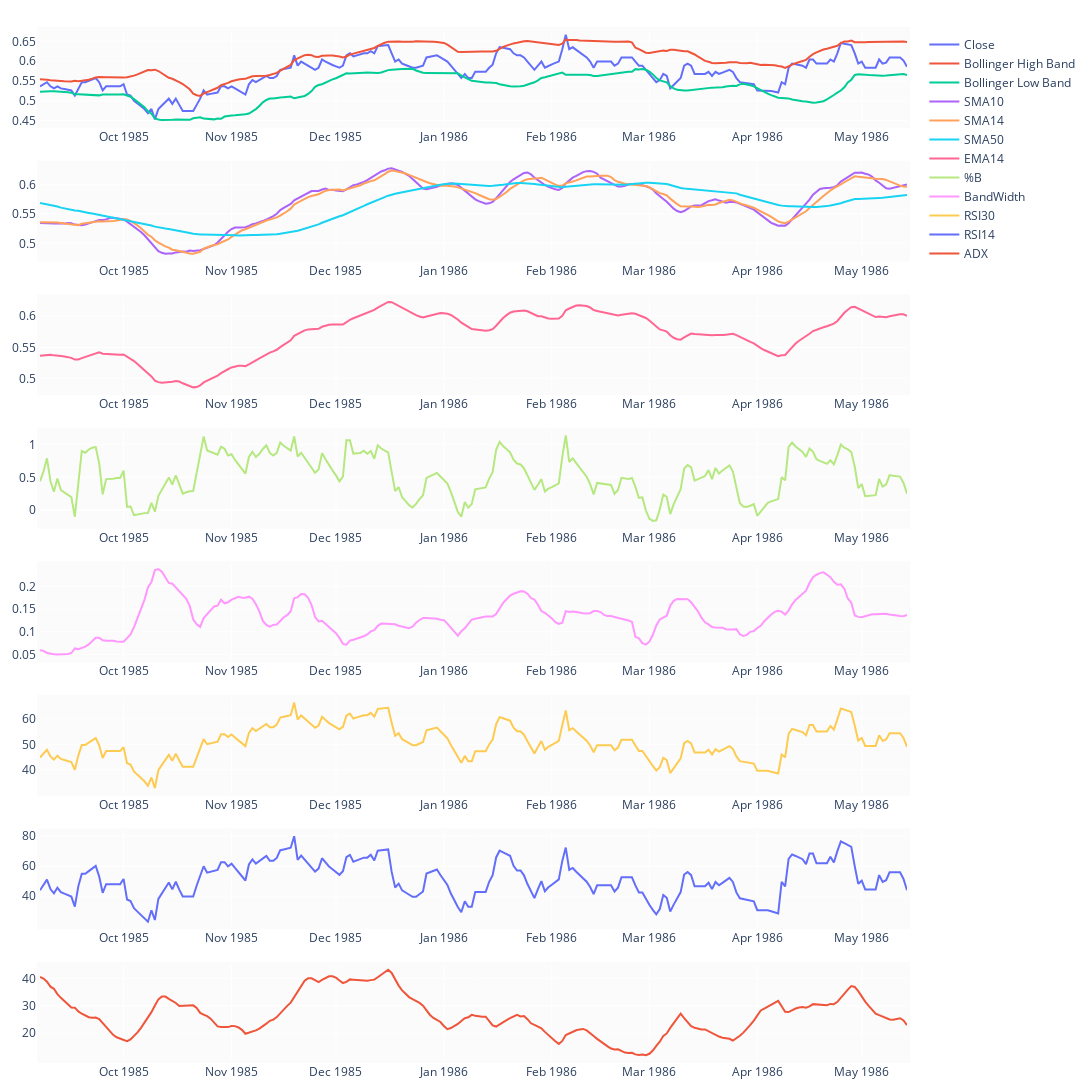

The code cell stored with this chart in its notebook:
### Markdown cell above
### Visualize

### Code cell
start = 2000
# vdf = df
vdf = df[start:start+250]

fig = make_subplots(rows=8, cols=1)
fig.add_trace(go.Scatter(x=vdf.Date, y=vdf.Close, name='Close'), row=1, col=1)
fig.add_trace(go.Scatter(x=vdf.Date, y=vdf.HB, name='Bollinger High Band'), row=1, col=1)
fig.add_trace(go.Scatter(x=vdf.Date, y=vdf.LB, name='Bollinger Low Band'), row=1, col=1)
# fig.add_trace(go.Scatter(x=vdf.Date, y=vdf.MB, name='Bollinger Middle Band'), row=1, col=1)
fig.add_trace(go.Scatter(x=vdf.Date, y=vdf.SMA10, name='SMA10'), row=2, col=1)
fig.add_trace(go.Scatter(x=vdf.Date, y=vdf.SMA14, name='SMA14'), row=2, col=1)
fig.add_trace(go.Scatter(x=vdf.Date, y=vdf.SMA50, name='SMA50'), row=2, col=1)
fig.add_trace(go.Scatter(x=vdf.Date, y=vdf.EMA14, name='EMA14'), row=3, col=1)
# fig.add_trace(go.Scatter(x=vdf.Date, y=vdf.KAMA, name='KAMA'), row=3, col=1)
fig.add_trace(go.Scatter(x=vdf.Date, y=vdf['%B'], name='%B'), row=4, col=1)
fig.add_trace(go.Scatter(x=vdf.Date, y=vdf.BBBandWidth, name='BandWidth'), row=5, col=1)
fig.add_trace(go.Scatter(x=vdf.Date, y=vdf.RSI30, name='RSI30'), row=6, col=1)
fig.add_trace(go.Scatter(x=vdf.Date, y=vdf.RSI14, name='RSI14'), row=7, col=1)
fig.add_trace(go.Scatter(x=vdf.Date, y=vdf.ADX, name='ADX'), row=8, col=1)
# fig.add_trace(go.Scatter(x=vdf.Date, y=vdf.Volume, name='Volume'), row=8, col=1)

fig.update_layout(
    autosize=False,
    width=1500,
    height=1500,
    margin=dict(l=30,r=30,b=30,
                t=30,pad=3
                ),
    paper_bgcolor="White",
)

### Figure 1 — Plotly figure (JSON) as saved in the notebook; plotly's stock layout.template omitted (floating-point values rounded to 4 significant figures; data arrays with more than 128 entries replaced by an {"elided": "..."} marker saying what was removed)
{"data": [{"name": "Close", "type": "scatter", "x": {"elided": "250 str values"}, "xaxis": "x", "y": {"elided": "250 float values"}, "yaxis": "y"}, {"name": "Bollinger High Band", "type": "scatter", "x": {"elided": "250 str values"}, "xaxis": "x", "y": {"elided": "250 float values"}, "yaxis": "y"}, {"name": "Bollinger Low Band", "type": "scatter", "x": {"elided": "250 str values"}, "xaxis": "x", "y": {"elided": "250 float values"}, "yaxis": "y"}, {"name": "SMA10", "type": "scatter", "x": {"elided": "250 str values"}, "xaxis": "x2", "y": {"elided": "250 float values"}, "yaxis": "y2"}, {"name": "SMA14", "type": "scatter", "x": {"elided": "250 str values"}, "xaxis": "x2", "y": {"elided": "250 float values"}, "yaxis": "y2"}, {"name": "SMA50", "type": "scatter", "x": {"elided": "250 str values"}, "xaxis": "x2", "y": {"elided": "250 float values"}, "yaxis": "y2"}, {"name": "EMA14", "type": "scatter", "x": {"elided": "250 str values"}, "xaxis": "x3", "y": {"elided": "250 float values"}, "yaxis": "y3"}, {"name": "%B", "type": "scatter", "x": {"elided": "250 str values"}, "xaxis": "x4", "y": {"elided": "250 float values"}, "yaxis": "y4"}, {"name": "BandWidth", "type": "scatter", "x": {"elided": "250 str values"}, "xaxis": "x5", "y": {"elided": "250 float values"}, "yaxis": "y5"}, {"name": "RSI30", "type": "scatter", "x": {"elided": "250 str values"}, "xaxis": "x6", "y": {"elided": "250 float values"}, "yaxis": "y6"}, {"name": "RSI14", "type": "scatter", "x": {"elided": "250 str values"}, "xaxis": "x7", "y": {"elided": "250 float values"}, "yaxis": "y7"}, {"name": "ADX", "type": "scatter", "x": {"elided": "250 str values"}, "xaxis": "x8", "y": {"elided": "250 float values"}, "yaxis": "y8"}], "layout": {"autosize": false, "height": 1500, "margin": {"b": 30, "l": 30, "pad": 3, "r": 30, "t": 30}, "paper_bgcolor": "White", "width": 1500, "xaxis": {"anchor": "y", "domain": [0, 1]}, "xaxis2": {"anchor": "y2", "domain": [0, 1]}, "xaxis3": {"anchor": "y3", "domain": [0, 1]}, "xaxis4": {"anchor": "y4", "domain": [0, 1]}, "xaxis5": {"anchor": "y5", "domain": [0, 1]}, "xaxis6": {"anchor": "y6", "domain": [0, 1]}, "xaxis7": {"anchor": "y7", "domain": [0, 1]}, "xaxis8": {"anchor": "y8", "domain": [0, 1]}, "yaxis": {"anchor": "x", "domain": [0.9078, 1.0]}, "yaxis2": {"anchor": "x2", "domain": [0.7781, 0.8703]}, "yaxis3": {"anchor": "x3", "domain": [0.6484, 0.7406]}, "yaxis4": {"anchor": "x4", "domain": [0.5188, 0.6109]}, "yaxis5": {"anchor": "x5", "domain": [0.3891, 0.4813]}, "yaxis6": {"anchor": "x6", "domain": [0.2594, 0.3516]}, "yaxis7": {"anchor": "x7", "domain": [0.1297, 0.2219]}, "yaxis8": {"anchor": "x8", "domain": [0, 0.09219]}}}
